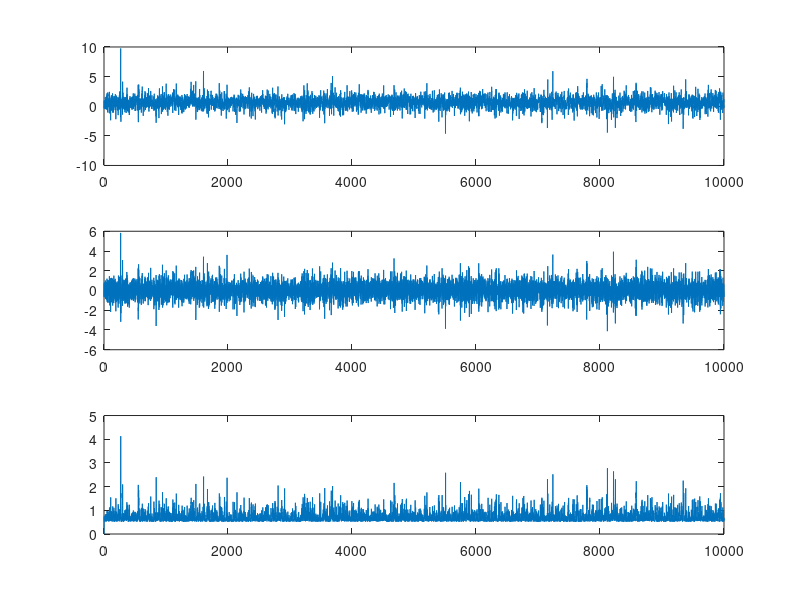

The MATLAB source for this figure: (Note: this script raises an error after producing the figure.)
%% description
% y_t = a y_(t-1) + b + a_t
% a_t = sigma_t * epsilon_t
% sigma_t^2 = c + d * a_(t-1)^2 + e * sigma_(t-1)^2
a = .5;
b = .3;
c = .2;
d = .4;
e = .25;

%% data generating process
data_len = 10000;
epsilon = randn(data_len, 1);

y = nan(data_len, 1);
err = nan(data_len, 1);
sigma = nan(data_len, 1);

y(1) = 0;
err(1) = 0;
sigma(1) = 0;

for idx = 2 : data_len
    sigma(idx) = sqrt(c + d*err(idx-1)^2 + e * sigma(idx-1)^2);
    err(idx) = sigma(idx) * epsilon(idx);
    y(idx) = a*y(idx-1) + b + err(idx);
end

subplot(3, 1, 1)
plot(y);
subplot(3, 1, 2)
plot(err)
subplot(3, 1, 3)
plot(sigma)

%% garch estimation
mdl = arima(0, 0, 0);
mdl.Variance = garch(1, 1);
% mdl = arima('Variance', garch(1, 1));
estmdl = estimate(mdl, y(2:end), 'X', y(1:end-1));
% estmdl = estimate(mdl, y);


%% predict
[E, V, logL] = infer(estmdl, y(2:end), 'X', y(1:end-1));
[E2, V2, logL2] = infer(estmdl, ones(size(y, 1)-1, 1), 'X', y(1:end-1));

% aa = estmdl.AR{1};
aa = estmdl.Beta;
bb = estmdl.Constant;
cc = estmdl.Variance.Constant;
dd = estmdl.Variance.ARCH{1};
ee = estmdl.Variance.GARCH{1};

yy = nan(data_len, 1);
err2 = nan(data_len, 1);
sigma2 = nan(data_len, 1);
sigma_est = nan(data_len, 1);

yy(1) = 0;
err2(1) = 0;
sigma2(1) = 0;
sigma_est(1) = 0;

for idx = 2 : data_len
    err2(idx-1) = yy(idx-1)-y(idx-1);
    sigma2(idx) = sqrt(cc + dd*err2(idx-1)^2 + ee * sigma2(idx-1)^2);
    
    sigma_est(idx) = sqrt(cc + dd*err2(idx-1)^2 + ee * sigma2(idx-1)^2);
    yy(idx) = aa*y(idx-1) + bb;
end
scatter(y(2:end)-E, yy(2:end));
scatter(sigma2(2:end), sqrt(V), '.')
scatter(sqrt(V), abs(err(1:end-1)), '.')
